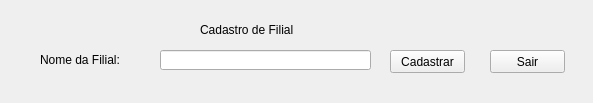
<?xml version="1.0" encoding="UTF-8"?>
<ui version="4.0">
 <class>CadastroFilial</class>
 <widget class="QWidget" name="CadastroFilial">
  <property name="geometry">
   <rect>
    <x>0</x>
    <y>0</y>
    <width>593</width>
    <height>103</height>
   </rect>
  </property>
  <property name="windowTitle">
   <string>Form</string>
  </property>
  <widget class="QLineEdit" name="txtCadastroNomeFilial">
   <property name="geometry">
    <rect>
     <x>160</x>
     <y>50</y>
     <width>211</width>
     <height>20</height>
    </rect>
   </property>
  </widget>
  <widget class="QPushButton" name="pushButton_2">
   <property name="geometry">
    <rect>
     <x>490</x>
     <y>50</y>
     <width>75</width>
     <height>23</height>
    </rect>
   </property>
   <property name="text">
    <string>Sair</string>
   </property>
  </widget>
  <widget class="QPushButton" name="btnCadastraFilial">
   <property name="geometry">
    <rect>
     <x>390</x>
     <y>50</y>
     <width>75</width>
     <height>23</height>
    </rect>
   </property>
   <property name="text">
    <string>Cadastrar</string>
   </property>
  </widget>
  <widget class="QLabel" name="label">
   <property name="geometry">
    <rect>
     <x>40</x>
     <y>50</y>
     <width>101</width>
     <height>20</height>
    </rect>
   </property>
   <property name="text">
    <string>Nome da Filial:</string>
   </property>
  </widget>
  <widget class="QLabel" name="label_2">
   <property name="geometry">
    <rect>
     <x>200</x>
     <y>20</y>
     <width>101</width>
     <height>20</height>
    </rect>
   </property>
   <property name="text">
    <string>Cadastro de Filial</string>
   </property>
  </widget>
 </widget>
 <resources/>
 <connections/>
</ui>
